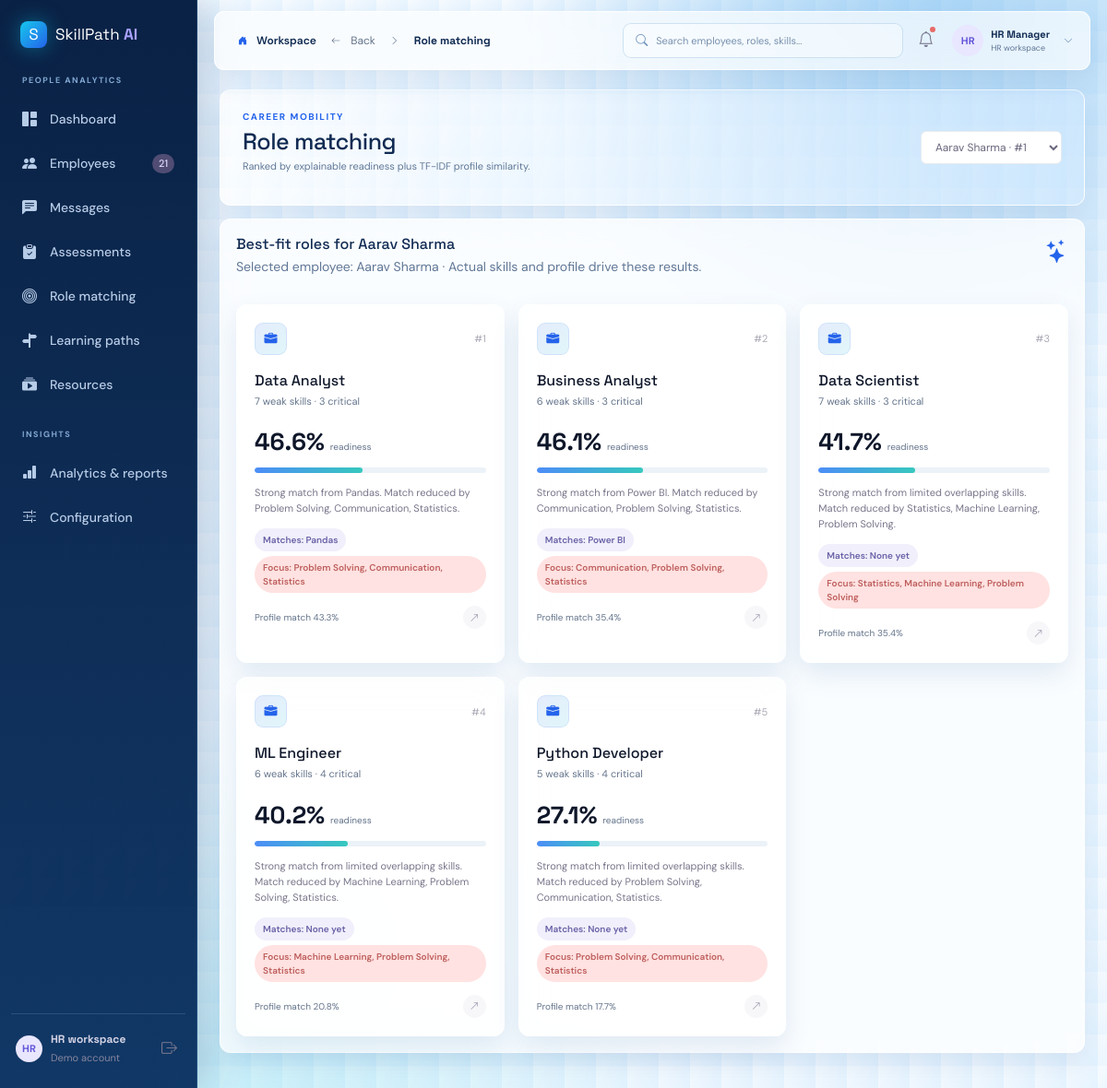
Page /matching on the committed database.
### tables this page shows
CREATE TABLE employees (id INTEGER PRIMARY KEY AUTOINCREMENT, name TEXT NOT NULL, email TEXT NOT NULL UNIQUE, department TEXT NOT NULL, experience INTEGER NOT NULL DEFAULT 1, profile TEXT DEFAULT '', created_at TEXT DEFAULT CURRENT_TIMESTAMP, current_role TEXT DEFAULT '', password_hash TEXT DEFAULT '');

CREATE TABLE roles (id INTEGER PRIMARY KEY AUTOINCREMENT, name TEXT NOT NULL UNIQUE, description TEXT DEFAULT '');

### app.py (the view)
@app.route("/matching", defaults={"employee_id": None})
@app.route("/matching/<int:employee_id>")
def matching_page(employee_id):
    employees = rows("SELECT * FROM employees ORDER BY name")
    employee_id = int(request.args.get("employee_id", employee_id or (employees[0]["id"] if employees else 0)))
    selected = row("SELECT * FROM employees WHERE id=?", (employee_id,)) if employee_id else None
    return render_template("matching.html", employees=employees, employee=selected, matches=match_roles(employee_id) if selected else [])

### app.py (called while the page is built)
@app.context_processor
def inject_globals():
    return {"nav_employee_count": row("SELECT COUNT(*) AS count FROM employees")["count"], "notifications": notifications_data()}

### database.py (called while the page is built)
def connect():
    DB_PATH.parent.mkdir(exist_ok=True)
    connection = sqlite3.connect(DB_PATH)
    connection.row_factory = sqlite3.Row
    connection.execute("PRAGMA foreign_keys = ON")
    return connection

def rows(query, params=()):
    db = connect()
    result = [dict(row) for row in db.execute(query, params).fetchall()]
    db.close()
    return result

def row(query, params=()):
    db = connect()
    result = db.execute(query, params).fetchone()
    db.close()
    return dict(result) if result else None

### services/analysis.py (called while the page is built)
def employee_skills(employee_id):
    return {item["name"]: item["proficiency"] for item in rows("SELECT s.name, es.proficiency FROM employee_skills es JOIN skills s ON s.id = es.skill_id WHERE es.employee_id = ?", (employee_id,))}

def role_skills(role_id):
    return rows("SELECT s.name, rs.required_level FROM role_skills rs JOIN skills s ON s.id = rs.skill_id WHERE rs.role_id = ? ORDER BY rs.required_level DESC", (role_id,))

def gap_status(gap):
    if gap <= 0: return "Ready"
    if gap <= GAP_THRESHOLDS["low"]: return "Low Gap"
    if gap <= GAP_THRESHOLDS["medium"]: return "Medium Gap"
    return "Critical Gap"

def readiness_label(readiness):
    if readiness >= READINESS_THRESHOLDS["highly_ready"]: return "Highly Ready"
    if readiness >= READINESS_THRESHOLDS["moderately_ready"]: return "Moderately Ready"
    if readiness >= READINESS_THRESHOLDS["developing"]: return "Developing"
    return "Needs Development"

### templates/matching.html
{% extends 'base.html' %}{% block title %}Role matching{% endblock %}{% block content %}<div class="page-heading"><div><span class="eyebrow">CAREER MOBILITY</span><h1>Role matching</h1><p class="muted">Ranked by explainable readiness plus TF-IDF profile similarity.</p></div><form><select name="employee_id" class="role-select" onchange="this.form.submit()">{% for item in employees %}<option value="{{ item.id }}" {{ 'selected' if employee and item.id == employee.id }}>{{ item.name }} · #{{ item.id }}</option>{% endfor %}</select></form></div>{% if employee %}<div class="panel"><div class="panel-header"><div><h3>Best-fit roles for {{ employee.name }}</h3><p class="muted">Selected employee: {{ employee.name }} · Actual skills and profile drive these results.</p></div><i class="bi bi-stars panel-spark"></i></div><div class="role-grid">{% for match in matches %}<div class="role-card"><div class="role-card-top"><span class="role-icon"><i class="bi bi-briefcase-fill"></i></span><span class="rank">#{{ loop.index }}</span></div><h3>{{ match.name }}</h3><p class="muted">{{ match.gap_count }} weak skills · {{ match.critical }} critical</p><div class="role-score"><strong>{{ match.readiness }}%</strong><span>readiness</span></div><div class="progress"><span style="width:{{ match.readiness }}%"></span></div><p class="role-explanation">{{ match.explanation }}</p><div class="skill-chips"><span class="tag">Matches: {{ match.matching_skills|join(', ') or 'None yet' }}</span><span class="status critical-gap">Focus: {{ match.weak_skills[:3]|join(', ') or 'None' }}</span></div><div class="role-footer"><span>Profile match {{ match.similarity }}%</span><a href="{{ url_for('analysis_page', employee_id=employee.id) }}" class="row-arrow"><i class="bi bi-arrow-up-right"></i></a></div></div>{% endfor %}</div></div>{% else %}<div class="panel muted">No employees are available yet.</div>{% endif %}{% endblock %}

### static/css/reference-theme.css (style rules this page uses)
:root { --ref-navy: #0b2347; --ref-blue: #2563eb; --ref-indigo: #4f46e5; --ref-cyan: #06b6d4; --ref-ice: #eef7ff; --ref-ink: #102a52; --ref-muted: #607796; --ref-glass: rgba(255, 255, 255, .72); --ref-border: rgba(255, 255, 255, .78); --ref-shadow: 0 12px 28px rgba(35, 92, 156, .12); }
body { position: relative; overflow-x: hidden; background-color: #eaf5ff; background-image: radial-gradient(circle at 84% -4%, rgba(82, 170, 235, .48), transparent 29%), radial-gradient(circle at 18% 110%, rgba(30, 205, 223, .22), transparent 32%), linear-gradient(120deg, rgba(255, 255, 255, .6), rgba(214, 237, 255, .42)); background-attachment: fixed; }
body::before { content: ""; position: fixed; z-index: -1; inset: 0; pointer-events: none; opacity: .28; background-image: linear-gradient(rgba(255, 255, 255, .36) 1px, transparent 1px), linear-gradient(90deg, rgba(71, 144, 207, .12) 1px, transparent 1px); background-size: 42px 42px; mask-image: linear-gradient(to bottom, black, transparent 82%); }
.page-heading { margin: 0 0 14px; padding: 17px 24px; min-height: 70px; align-items: center; border: 1px solid rgba(255, 255, 255, .8); border-radius: 12px; background: linear-gradient(100deg, rgba(255,255,255,.68), rgba(207,232,255,.58)); box-shadow: var(--ref-shadow); }
.page-heading h1 { color: var(--ref-ink); font-size: 25px; margin: 2px 0 4px; }
.page-heading p { color: var(--ref-muted); font-size: 11px; }
.eyebrow { color: var(--ref-blue); }
.metric-card, .panel, .role-card, .resource-card, .profile-hero, .table-panel { border: 1px solid var(--ref-border); border-radius: 12px; background: var(--ref-glass); backdrop-filter: blur(15px); -webkit-backdrop-filter: blur(15px); box-shadow: var(--ref-shadow); }
.panel { padding: 17px; }
.panel-header { margin-bottom: 13px; }
.panel-header h3 { color: var(--ref-ink); }
.panel-header p { color: var(--ref-muted); }
.progress { background: rgba(129,171,210,.16); }
.progress span { background: linear-gradient(90deg, #4c8df7, #36c8be); }

### rows in the picture
employees: name "Aarav Sharma"
roles: name "Data Analyst", gap_count "7", critical "3", readiness "46.6", explanation "Strong match from Pandas. Match reduced by Problem Solving, Communication, Statistics.", matching_skills "Pandas", weak_skills "Problem Solving, Communication, Statistics", similarity "43.3"
roles: name "Business Analyst", gap_count "6", critical "3", readiness "46.1", explanation "Strong match from Power BI. Match reduced by Communication, Problem Solving, Statistics.", matching_skills "Power BI", weak_skills "Communication, Problem Solving, Statistics", similarity "35.4"
roles: name "Data Scientist", gap_count "7", critical "3", readiness "41.7", explanation "Strong match from limited overlapping skills. Match reduced by Statistics, Machine Learning, Problem Solving.", matching_skills "None yet", weak_skills "Statistics, Machine Learning, Problem Solving", similarity "35.4"
roles: name "ML Engineer", gap_count "6", critical "4", readiness "40.2", explanation "Strong match from limited overlapping skills. Match reduced by Machine Learning, Problem Solving, Statistics.", matching_skills "None yet", weak_skills "Machine Learning, Problem Solving, Statistics", similarity "20.8"
roles: name "Python Developer", gap_count "5", critical "4", readiness "27.1", explanation "Strong match from limited overlapping skills. Match reduced by Problem Solving, Communication, Statistics.", matching_skills "None yet", weak_skills "Problem Solving, Communication, Statistics", similarity "17.7"

### other values in the picture
{{ nav_employee_count }} "21"
form field employee_id "Aarav Sharma · #1"
